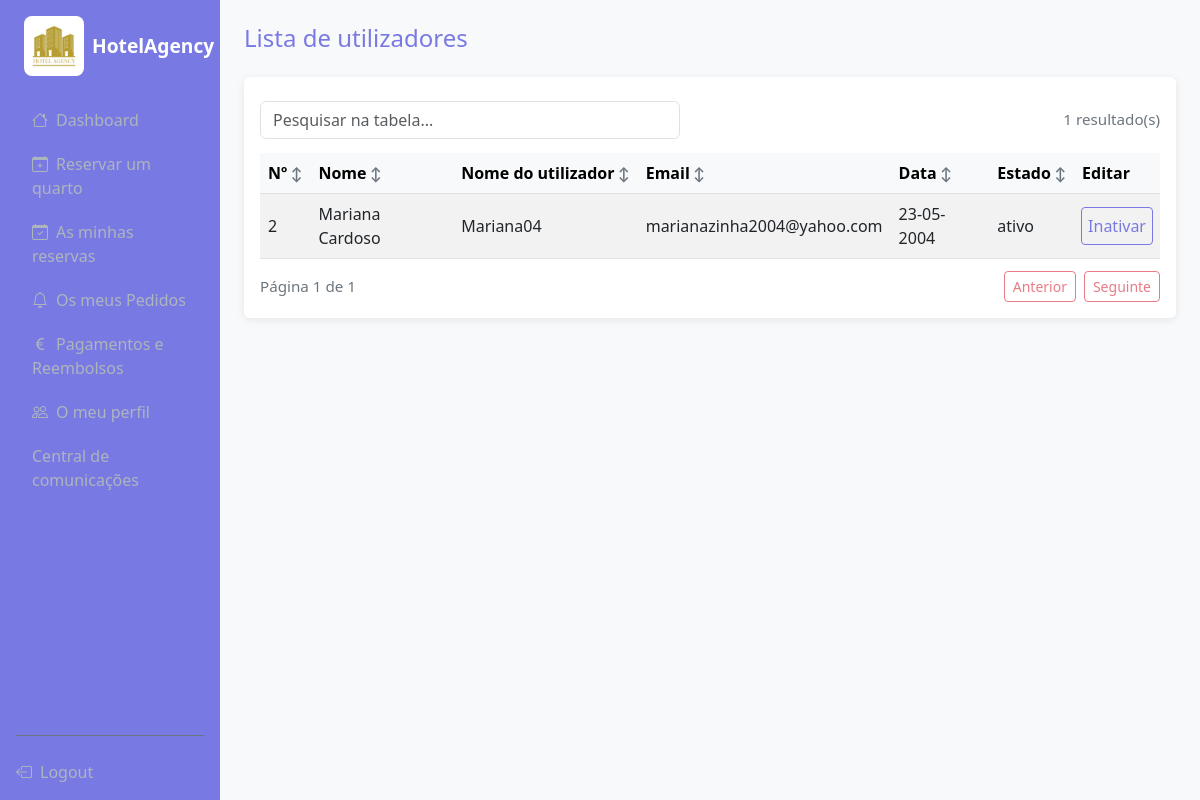
Before: /guest/table (signed in) with the older database file.
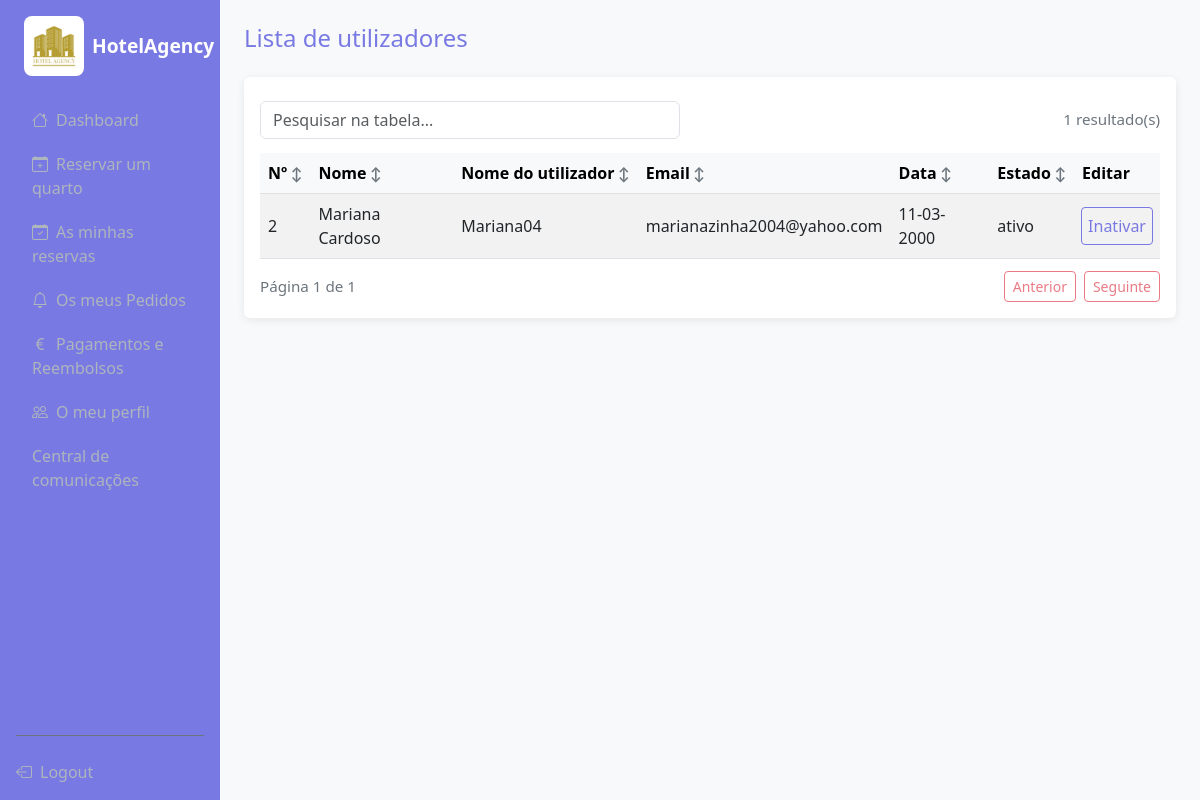
After: the same page with the newer database file.
### models.py (models this page shows, shortened)
class User(UserMixin, db.Model):
    __tablename__ = "user"
    id = db.Column(db.Integer, primary_key=True)
    name = db.Column(db.String(100), nullable=False)
    username = db.Column(db.String(30), unique=True, nullable=False)
    email = db.Column(db.String(120), unique=True, nullable=False)
    password = db.Column(db.String(200), nullable=False)
    role = db.Column(db.String(20), nullable=False)
    dataNascimento = db.Column(db.Date)
    estado = db.Column(db.Enum(EstadoUser), default=EstadoUser.ativo)
    reservas = db.relationship("Reserva", back_populates="user", lazy=True)
    pedidos = db.relationship("Pedido", backref='requester', lazy=True)
    pagamentos = db.relationship("Pagamento", back_populates="user", lazy=True)

### routes/guest.py (the view)
@guest_bp.route('/table', methods=['GET', 'POST'])
@login_required
def table_user():
    utilizadores = User.query.filter_by(role='guest')
    return render_template('guest/tabela_user.html', users=utilizadores)

### templates/guest/tabela_user.html (shortened to what this page needs)
{% extends 'base.html' %}
{% block content %}
{% if users.count() >= 1 %}
<h4 class="mb-4" style="color: #7979e3;">Lista de utilizadores</h4>
<div class="card p-3">
    <div class="table-responsive">
        <table class="table table-striped align-middle mb-0" data-dynamic-table data-page-size="8">
            <thead class="table-light">
                <tr>
                    <th>Nº</th>
                    <th>Nome</th>
                    <th>Nome do utilizador</th>
                    <th>Email</th>
                    <th>Data</th>
                    <th>Estado</th>
                    <th data-sortable="false">Editar</th>
                </tr>
            </thead>
            <tbody>
                {% for b in users %}
                <tr>
                    <td>{{ b.id }}</td>
                    <td>{{ b.name }}</td>
                    <td>{{ b.username }}</td>
                    <td>{{ b.email }}</td>
                    <td>{{ b.dataNascimento.strftime('%d-%m-%Y') }}</td>
                    <td>{{ b.estado.value }}</td>
                    <td>
                        <form method="POST" action="{{ url_for('guest.alterar_estado_utilizador', user_id=b.id) }}">
                            <button class="btn users-button {% if b.estado.value == 'ativo' %}users-button--danger{% else %}users-button--success{% endif %}" type="submit" style="padding: 5px 5px;
            color:#7979e3;
            text-decoration: none;
            display: inline-block;
            cursor: pointer;
            border-radius: 3px;
            outline: 1px solid #7979e3;">
                                {% if b.estado.value == 'ativo' %}Inativar{% else %}Ativar{% endif %}
                            </button>
                        </form>
                    </td>
                </tr>
                {% endfor %}
            </tbody>
        </table>
    </div>
</div>
{% else %}
<h3 style="text-align: center;">Quando houver outros utilizadores, serão exibidos aqui.</h3>
{% endif %}
{% endblock %}

Changed rows visible on the page:
changed User "Mariana Cardoso": dataNascimento "23-05-2004" → "11-03-2000"
